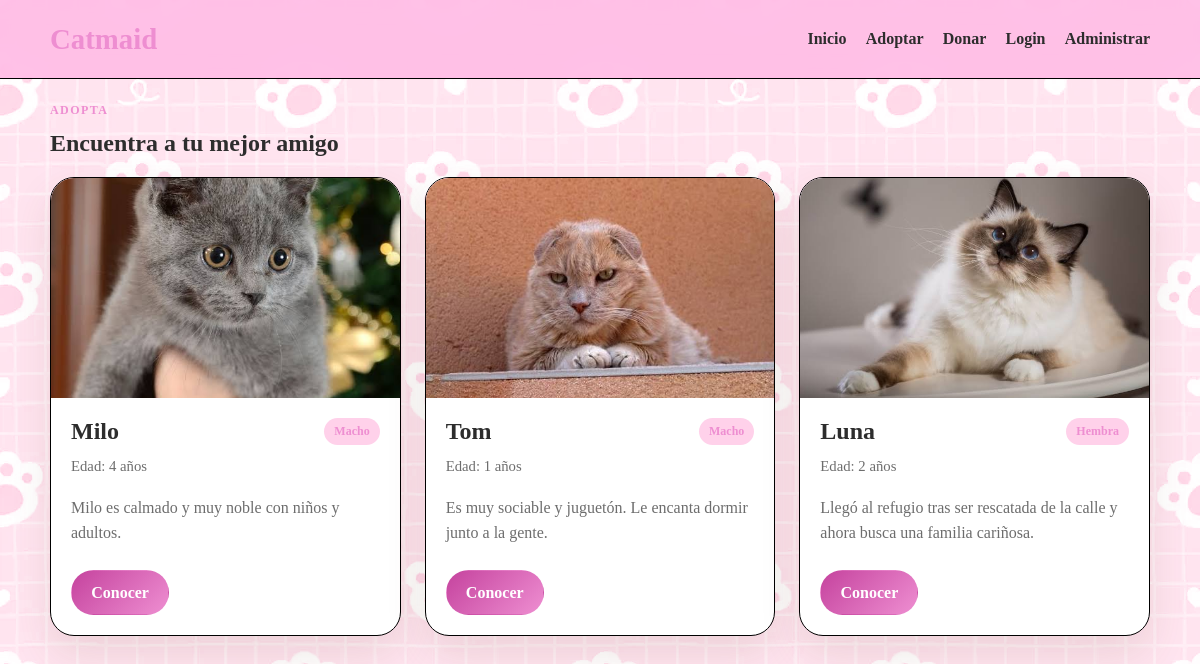
Page /index/adopcion.php on the committed database.
### tables this page shows
CREATE TABLE gato (
    id_gato INT AUTO_INCREMENT PRIMARY KEY,
    nombre VARCHAR(80) NOT NULL,
    edad INT NOT NULL,
    genero ENUM('Macho', 'Hembra') NOT NULL,
    foto VARCHAR(255) DEFAULT NULL,
    estado_medico VARCHAR(150) NOT NULL,
    telefono VARCHAR(20) NOT NULL,
    historia TEXT NOT NULL,
    direccion VARCHAR(200) NOT NULL,
    castrado ENUM('Si', 'No') NOT NULL,
    fecha_registro TIMESTAMP DEFAULT CURRENT_TIMESTAMP
);

### conexion.php (called while the page is built)
<?php
class Conexion
{
    public static function getConexion(): PDO
    {
        $host = 'localhost';
        $db = 'catmaid';
        $usuario = 'root';
        $password = '';
        try {
            $pdo = new PDO("mysql:host={$host};dbname={$db};charset=utf8mb4", $usuario, $password, [
                PDO::ATTR_ERRMODE => PDO::ERRMODE_EXCEPTION,
                PDO::ATTR_DEFAULT_FETCH_MODE => PDO::FETCH_ASSOC,
            ]);
            return $pdo;
        } catch (PDOException $e) {
            die('No se pudo conectar a la base de datos: ' . $e->getMessage());
        }
    }
}
?>

### gato.php (called while the page is built, shortened)
<?php
require_once __DIR__ . '/conexion.php';
class GatoModel
{
    private PDO $conexion;
    public function __construct()
    {
        $this->conexion = Conexion::getConexion();
    }
    public function listar(): array
    {
        $sql = 'SELECT * FROM gato ORDER BY id_gato DESC';
        $stmt = $this->conexion->query($sql);
        return $stmt->fetchAll();
    }
}

### index/adopcion.php (the view, shortened to what this page needs)
<?php
require_once __DIR__ . '/../gato.php';
$modelo = new GatoModel();
$id = isset($_GET['id']) ? (int) $_GET['id'] : 0;
$gato = $id > 0 ? $modelo->obtenerPorId($id) : null;
$gatos = $modelo->listar();
?>
<!DOCTYPE html>
<html lang="es">
<head>
    <link rel="stylesheet" href="../css/index.css">
</head>
<body>
    <header class="site-header">
        <div class="container nav">
            <a class="brand" href="../Catmaid/index.php">Catmaid</a>
            <nav class="nav-links">
                <a href="../../Catmaid/index.php">Inicio</a>
                <a href="adopcion.php">Adoptar</a>
                <a href="donar.php">Donar</a>
                <a href="login.php">Login</a>
                <a href="../from/lista.php">Administrar</a>
            </nav>
        </div>
    </header>
    <main class="container section">
        <?php if ($gato): ?>
            <section class="panel">
                <div class="hero-grid">
                    <div>
                        <?php if (!empty($gato['foto'])): ?>
                            <img src="../<?= htmlspecialchars($gato['foto']); ?>" alt="<?= htmlspecialchars($gato['nombre']); ?>" style="border-radius: 22px;">
                        <?php endif; ?>
                    </div>
                    <div>
                        <p class="eyebrow">Adopción responsable</p>
                        <h1><?= htmlspecialchars($gato['nombre']); ?></h1>
                        <p class="meta">Edad: <?= (int) $gato['edad']; ?> años · <?= htmlspecialchars($gato['genero']); ?> · Castrado: <?= htmlspecialchars($gato['castrado']); ?></p>
                        <p><strong>Estado médico:</strong> <?= htmlspecialchars($gato['estado_medico']); ?></p>
                        <p><strong>Historia:</strong> <?= htmlspecialchars($gato['historia']); ?></p>
                        <p><strong>Ubicación:</strong> <?= htmlspecialchars($gato['direccion']); ?></p>
                        <p><strong>Contacto:</strong> <?= htmlspecialchars($gato['telefono']); ?></p>
                        <div class="hero-actions">
                            <a class="btn btn-primary" href="mailto:adopta@catmaid.org?subject=Adopción%20de%20<?= urlencode($gato['nombre']); ?>">Solicitar adopción</a>
                            <a class="btn btn-secondary" href="adopcion.php">Ver más gatos</a>
                        </div>
                    </div>
                </div>
            </section>
        <?php else: ?>
            <div class="section-heading">
                <p class="eyebrow">Adopta</p>
                <h2>Encuentra a tu mejor amigo</h2>
            </div>
            <div class="catalogo-gatos">
                <?php foreach ($gatos as $item): ?>
                    <article class="card-gato">
                        <?php if (!empty($item['foto'])): ?>
                            <img src="../<?= htmlspecialchars($item['foto']); ?>" alt="<?= htmlspecialchars($item['nombre']); ?>">
                        <?php else: ?>
                            <div class="placeholder-imagen">Sin foto</div>
                        <?php endif; ?>
                        <div class="card-body">
                            <div class="card-head">
                                <h3><?= htmlspecialchars($item['nombre']); ?></h3>
                                <span><?= htmlspecialchars($item['genero']); ?></span>
                            </div>
                            <p class="meta">Edad: <?= (int) $item['edad']; ?> años</p>
                            <p><?= htmlspecialchars($item['historia']); ?></p>
                            <div class="card-actions">
                                <a class="btn btn-primary" href="adopcion.php?id=<?= (int) $item['id_gato']; ?>">Conocer</a>
                            </div>
                        </div>
                    </article>
                <?php endforeach; ?>
            </div>
        <?php endif; ?>
    </main>
</body>
</html>

### css/index.css (style rules this page uses)
:root { --primary: #c5439e; --primary-dark: #ee8ed1; --secondary: #f984c4; --bg: #fffaf5; --surface: #ffffff; --text: #2d2d2d; --muted: #6d6d6d; --border: #000000; --success: #2e8b57; --danger: #d95050; --shadow: 0 18px 40px rgba(107, 76, 47, 0.12); }
* { box-sizing: border-box; }
body { margin: 0; font-family:IndieFlower Helvetica; color: var(--text); background-color: rgb(252, 209, 227); background-image: url('../imagenes/patas.jpg'); background-repeat: repeat; background-blend-mode: luminosity; }
img { max-width: 100%; display: block; }
a { text-decoration: none; color: inherit; }
.container { width: min(1100px, calc(100% - 32px)); margin: 0 auto; }
.site-header { position: sticky; top: 0; z-index: 10; background: rgba(255, 189, 230, 0.93); backdrop-filter: blur(10px); border-bottom: 1px solid var(--border); }
.nav { display: flex; justify-content: space-between; align-items: center; min-height: 78px; }
.brand { font-size: 1.8rem; font-weight: 700; color: var(--primary-dark); }
.nav-links { display: flex; gap: 1.2rem; align-items: center; flex-wrap: wrap; }
.nav-links a { font-weight: 600; color: var(--text); transition: color 0.3s ease; }
.eyebrow { margin: 0 0 12px; text-transform: uppercase; letter-spacing: 0.12em; font-size: 0.75rem; color: var(--primary-dark); font-weight: 700; }
.hero-copy h1, .section-heading h2, .panel h1 { margin: 0 0 16px; color: var(--text); }
.hero-actions, .acciones-formulario, .grupo-acciones, .card-actions { display: flex; gap: 12px; flex-wrap: wrap; margin-top: 24px; }
.btn { display: inline-flex; align-items: center; justify-content: center; min-height: 44px; padding: 0.8rem 1.2rem; border-radius: 999px; border: 1px solid transparent; font-weight: 700; transition: transform 0.25s ease, box-shadow 0.25s ease, background 0.25s ease; cursor: pointer; }
.btn-primary { background: linear-gradient(135deg, var(--primary), var(--primary-dark)); color: #fff; }
.section { padding: 24px 0 80px; }
.section-heading { margin-bottom: 20px; }
.catalogo-gatos { display: grid; grid-template-columns: repeat(auto-fit, minmax(240px, 1fr)); gap: 24px; }
.card-gato { background: var(--surface); border-radius: 24px; overflow: hidden; box-shadow: var(--shadow); border: 1px solid var(--border); transition: transform 0.25s ease, box-shadow 0.25s ease; }
.card-gato img, .placeholder-imagen { width: 100%; height: 220px; object-fit: cover; background: linear-gradient(135deg, #fedbff, #fff1df); }
.card-body { padding: 20px; }
.card-head { display: flex; justify-content: space-between; align-items: center; gap: 12px; }
.card-head h3 { margin: 0; font-size: 1.5rem; }
.card-head span { display: inline-flex; padding: 6px 10px; background: #ffd1ea; border-radius: 999px; color: var(--primary-dark); font-size: 0.75rem; font-weight: 700; }
.meta { margin: 10px 0; color: var(--muted); font-size: 0.92rem; }
.card-body p { color: var(--muted); line-height: 1.6; }

### rows in the picture
gato: foto (picture), nombre "Milo", genero "Macho", edad "4", historia "Milo es calmado y muy noble con niños y adultos."
gato: foto (picture), nombre "Tom", genero "Macho", edad "1", historia "Es muy sociable y juguetón. Le encanta dormir junto a la gente."
gato: foto (picture), nombre "Luna", genero "Hembra", edad "2", historia "Llegó al refugio tras ser rescatada de la calle y ahora busca una familia cariñosa."
